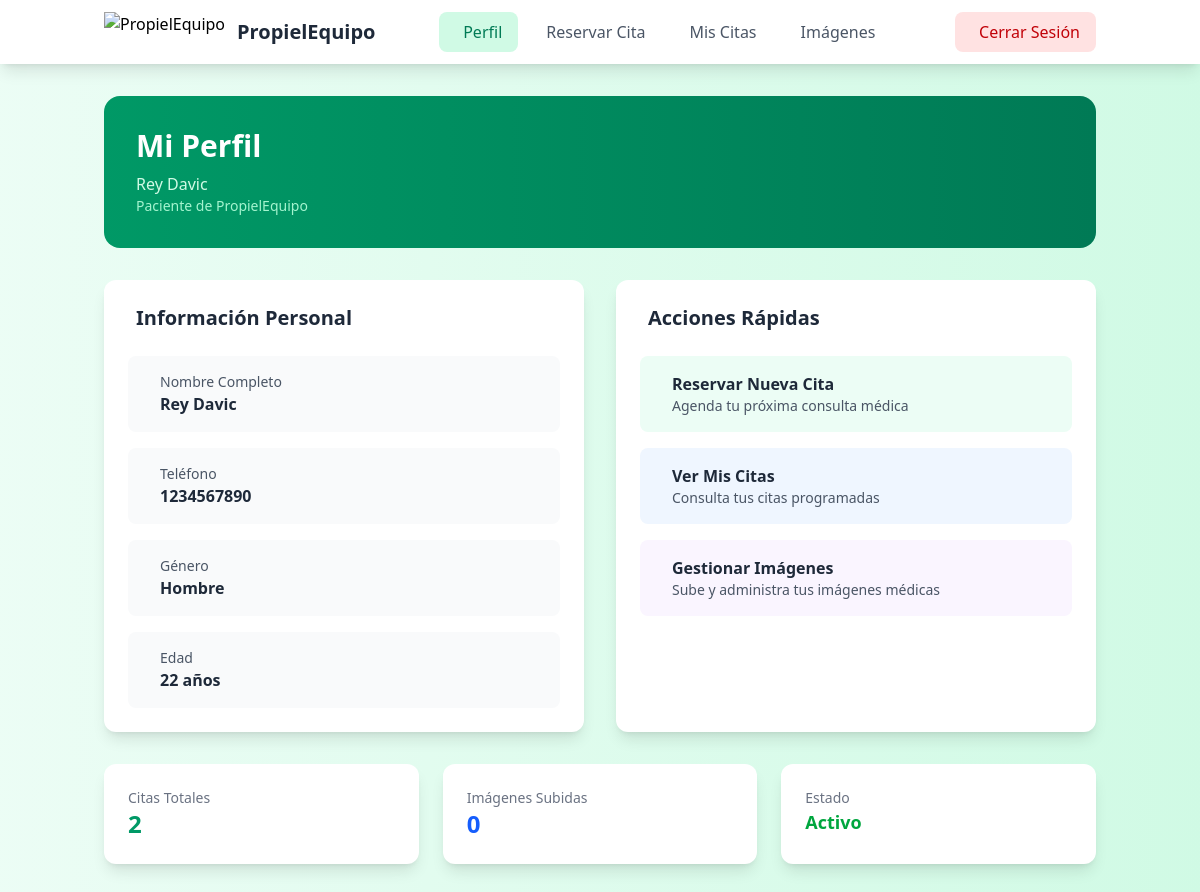
/src/Paciente/dashboardpaciente.php (signed in), run on the app's committed database.
### tables this page shows
CREATE TABLE `usuarios` (
  `user_id` int(255) NOT NULL,
  `rol` int(1) NOT NULL,
  `nombre` varchar(255) NOT NULL,
  `apellido` varchar(255) NOT NULL,
  `edad` int(3) NOT NULL,
  `telefono` varchar(20) NOT NULL,
  `email` varchar(255) DEFAULT NULL,
  `password` varchar(255) NOT NULL,
  `genero` int(1) NOT NULL,
  `cedula_profesional` varchar(20) DEFAULT NULL COMMENT 'Cédula profesional para médicos únicamente'
);

CREATE TABLE `genero` (
  `id_genero` int(1) NOT NULL,
  `genero` varchar(20) NOT NULL
);

### src/database_queries.php (called while the page is built, shortened)
<?php
class PropielEquipoQueries {
    private $db;
    public function __construct() {
        $database = new Database();
        $this->db = $database->getConnection();
    }
    public function getUserById($user_id) {
        $query = "SELECT u.*, ut.nivel as rol_nombre, g.genero as genero_nombre
                  FROM usuarios u
                  JOIN user_type ut ON u.rol = ut.user_id
                  JOIN genero g ON u.genero = g.id_genero
                  WHERE u.user_id = :user_id";
        try {
            $stmt = $this->db->prepare($query);
            $stmt->bindParam(':user_id', $user_id);
            $stmt->execute();
            return $stmt->fetch();
        } catch(PDOException $e) {
            error_log("Get User Error: " . $e->getMessage());
            return false;
        }
    }
    public function getAppointmentsByUserId($user_id) {
        $query = "SELECT c.*, u.user_id, u.nombre, u.apellido, u.telefono
                  FROM citas c
                  JOIN usuarios u ON c.id_usuario = u.user_id
                  WHERE u.user_id = :user_id
                  ORDER BY c.fecha ASC, c.horario ASC";
        try {
            $stmt = $this->db->prepare($query);
            $stmt->bindParam(':user_id', $user_id);
            $stmt->execute();
            return $stmt->fetchAll();
        } catch(PDOException $e) {
            error_log("Get Appointments By User ID Error: " . $e->getMessage());
            return [];
        }
    }
    public function getPatientImages($id_paciente) {
        $query = "SELECT * FROM imagenes_medicas
                  WHERE id_paciente = :id_paciente
                  ORDER BY fecha_subida DESC";
        try {
            $stmt = $this->db->prepare($query);
            $stmt->bindParam(':id_paciente', $id_paciente);
            $stmt->execute();
            return $stmt->fetchAll();
        } catch(PDOException $e) {
            error_log("Get Patient Images Error: " . $e->getMessage());
            return [];
        }
    }
}
?>

### src/database_connection.template.php (called while the page is built, shortened)
<?php
class Database {
    private $host = "YOUR_DB_HOST";
    private $db_name = "YOUR_DB_NAME";
    private $username = "YOUR_DB_USER";
    private $password = "YOUR_DB_PASSWORD";
    private $charset = "utf8mb4";
    public function getConnection() {
        $this->conn = null;
        try {
            $dsn = "mysql:host=" . $this->host . ";dbname=" . $this->db_name . ";charset=" . $this->charset;
            $this->conn = new PDO($dsn, $this->username, $this->password);
            $this->conn->setAttribute(PDO::ATTR_ERRMODE, PDO::ERRMODE_EXCEPTION);
            $this->conn->setAttribute(PDO::ATTR_DEFAULT_FETCH_MODE, PDO::FETCH_ASSOC);
        } catch(PDOException $e) {
            error_log("Connection error: " . $e->getMessage());
            die("Error de conexión a la base de datos. Por favor, contacte al administrador.");
        }
        return $this->conn;
    }
}
?>

### src/Paciente/dashboardpaciente.php (the view, shortened to what this page needs)
<?php
if (isset($_SESSION['telefono'])) {
    $telefono = $_SESSION['telefono'];
    $nombre = $_SESSION['nombre'];
    require_once '../database_queries.php';
    try {
        $db_queries = new PropielEquipoQueries();
        $user = $db_queries->getUserById($_SESSION['user_id']);
        $uid = $user['user_id'];
        $nombre = $user["nombre"];
        $apellido = $user["apellido"];
        $edad = $user["edad"];
        $telefono = $user["telefono"];
        $genero = $user['genero_nombre'];
    } catch (Exception $e) {
        error_log("Error en dashboard paciente: " . $e->getMessage());
        header('location: ../Landing/login.html');
        exit();
    }
} else {
    header('location: ../Landing/login.html');
    exit();
}
?>
<!doctype html>
<html>
<head>
    <link href="../output.css?v=<?php echo time(); ?>" rel="stylesheet">
</head>
<body class="bg-gradient-to-r from-emerald-50 to-emerald-100 flex flex-col min-h-screen">
    <nav class="bg-white shadow-lg sticky top-0 z-50">
        <div class="container mx-auto px-4">
            <div class="flex justify-between items-center h-16">
                <div class="flex items-center">
                    <img class="h-10 w-auto" src="../Images/logopropieel.png" alt="PropielEquipo">
                    <span class="ml-3 text-xl font-bold text-gray-800">PropielEquipo</span>
                </div>
                <div class="hidden md:flex items-center space-x-1">
                    <a href="dashboardpaciente.php" class="bg-emerald-100 text-emerald-700 px-4 py-2 rounded-lg font-medium">
                        <ion-icon name="person" class="mr-2"></ion-icon>Perfil
                    </a>
                    <a href="reservar.php" class="text-gray-600 hover:bg-emerald-50 hover:text-emerald-700 px-4 py-2 rounded-lg font-medium transition duration-200">
                        <ion-icon name="calendar" class="mr-2"></ion-icon>Reservar Cita
                    </a>
                    <a href="reservas.php" class="text-gray-600 hover:bg-emerald-50 hover:text-emerald-700 px-4 py-2 rounded-lg font-medium transition duration-200">
                        <ion-icon name="list" class="mr-2"></ion-icon>Mis Citas
                    </a>
                    <a href="imagenes_medicas.php" class="text-gray-600 hover:bg-emerald-50 hover:text-emerald-700 px-4 py-2 rounded-lg font-medium transition duration-200">
                        <ion-icon name="images" class="mr-2"></ion-icon>Imágenes
                    </a>
                </div>
                <div class="flex items-center">
                    <form action="php_action/logout.php" method="post" class="hidden md:block">
                        <button class="bg-red-100 hover:bg-red-200 text-red-700 px-4 py-2 rounded-lg font-medium transition duration-200">
                            <ion-icon name="log-out" class="mr-2"></ion-icon>Cerrar Sesión
                        </button>
                    </form>
                </div>
            </div>
        </div>
    </nav>
    <div class="container mx-auto px-4 py-8">
        <div class="bg-gradient-to-r from-emerald-600 to-emerald-700 rounded-2xl p-8 text-white mb-8">
            <div class="flex items-center justify-between">
                <div>
                    <h1 class="text-3xl font-bold mb-2">Mi Perfil</h1>
                    <p class="text-emerald-100"><?php echo htmlspecialchars($nombre . " " . $apellido); ?></p>
                    <p class="text-emerald-200 text-sm">Paciente de PropielEquipo</p>
                </div>
            </div>
        </div>
        <div class="grid md:grid-cols-2 gap-8">
            <div class="bg-white rounded-xl shadow-lg p-6">
                <h2 class="text-xl font-bold text-gray-800 mb-6 flex items-center">
                    Información Personal
                </h2>
                <div class="space-y-4">
                    <div class="flex items-center p-4 bg-gray-50 rounded-lg">
                        <div>
                            <p class="text-sm text-gray-600">Nombre Completo</p>
                            <p class="font-semibold text-gray-800"><?php echo htmlspecialchars($nombre . " " . $apellido); ?></p>
                        </div>
                    </div>
                    <div class="flex items-center p-4 bg-gray-50 rounded-lg">
                        <div>
                            <p class="text-sm text-gray-600">Teléfono</p>
                            <p class="font-semibold text-gray-800"><?php echo htmlspecialchars($telefono); ?></p>
                        </div>
                    </div>
                    <div class="flex items-center p-4 bg-gray-50 rounded-lg">
                        <div>
                            <p class="text-sm text-gray-600">Género</p>
                            <p class="font-semibold text-gray-800"><?php echo htmlspecialchars($genero); ?></p>
                        </div>
                    </div>
                    <div class="flex items-center p-4 bg-gray-50 rounded-lg">
                        <div>
                            <p class="text-sm text-gray-600">Edad</p>
                            <p class="font-semibold text-gray-800"><?php echo htmlspecialchars($edad); ?> años</p>
                        </div>
                    </div>
                </div>
            </div>
            <div class="bg-white rounded-xl shadow-lg p-6">
                <h2 class="text-xl font-bold text-gray-800 mb-6 flex items-center">
                    Acciones Rápidas
                </h2>
                <div class="space-y-4">
                    <a href="reservar.php" class="flex items-center p-4 bg-emerald-50 hover:bg-emerald-100 rounded-lg transition duration-200 group">
                        <div>
                            <p class="font-semibold text-gray-800">Reservar Nueva Cita</p>
                            <p class="text-sm text-gray-600">Agenda tu próxima consulta médica</p>
                        </div>
                    </a>
                    <a href="reservas.php" class="flex items-center p-4 bg-blue-50 hover:bg-blue-100 rounded-lg transition duration-200 group">
                        <div>
                            <p class="font-semibold text-gray-800">Ver Mis Citas</p>
                            <p class="text-sm text-gray-600">Consulta tus citas programadas</p>
                        </div>
                    </a>
                    <a href="imagenes_medicas.php" class="flex items-center p-4 bg-purple-50 hover:bg-purple-100 rounded-lg transition duration-200 group">
                        <div>
                            <p class="font-semibold text-gray-800">Gestionar Imágenes</p>
                            <p class="text-sm text-gray-600">Sube y administra tus imágenes médicas</p>
                        </div>
                    </a>
                </div>
            </div>
        </div>
        <div class="mt-8 grid md:grid-cols-3 gap-6">
            <div class="bg-white rounded-xl p-6 shadow-lg">
                <div class="flex items-center justify-between">
                    <div>
                        <p class="text-gray-500 text-sm">Citas Totales</p>
                        <p class="text-2xl font-bold text-emerald-600">
                            <?php
                            try {
                                $total_citas = $db_queries->getAppointmentsByUserId($uid);
                                echo count($total_citas);
                            } catch (Exception $e) {
                                echo "0";
                            }
                            ?>
                        </p>
                    </div>
                </div>
            </div>
            <div class="bg-white rounded-xl p-6 shadow-lg">
                <div class="flex items-center justify-between">
                    <div>
                        <p class="text-gray-500 text-sm">Imágenes Subidas</p>
                        <p class="text-2xl font-bold text-blue-600">
                            <?php
                            try {
                                $total_imagenes = $db_queries->getPatientImages($uid);
                                echo count($total_imagenes);
                            } catch (Exception $e) {
                                echo "0";
                            }
                            ?>
                        </p>
                    </div>
                </div>
            </div>
            <div class="bg-white rounded-xl p-6 shadow-lg">
                <div class="flex items-center justify-between">
                    <div>
                        <p class="text-gray-500 text-sm">Estado</p>
                        <p class="text-lg font-semibold text-green-600">Activo</p>
                    </div>
                </div>
            </div>
        </div>
    </div>
</body>
</html>

### data on the page
usuarios: nombre+apellido "Rey Davic", telefono "1234567890", genero.genero "Hombre", edad "22"

### other printed values
count($total_citas) "2"
count($total_imagenes) "0"
